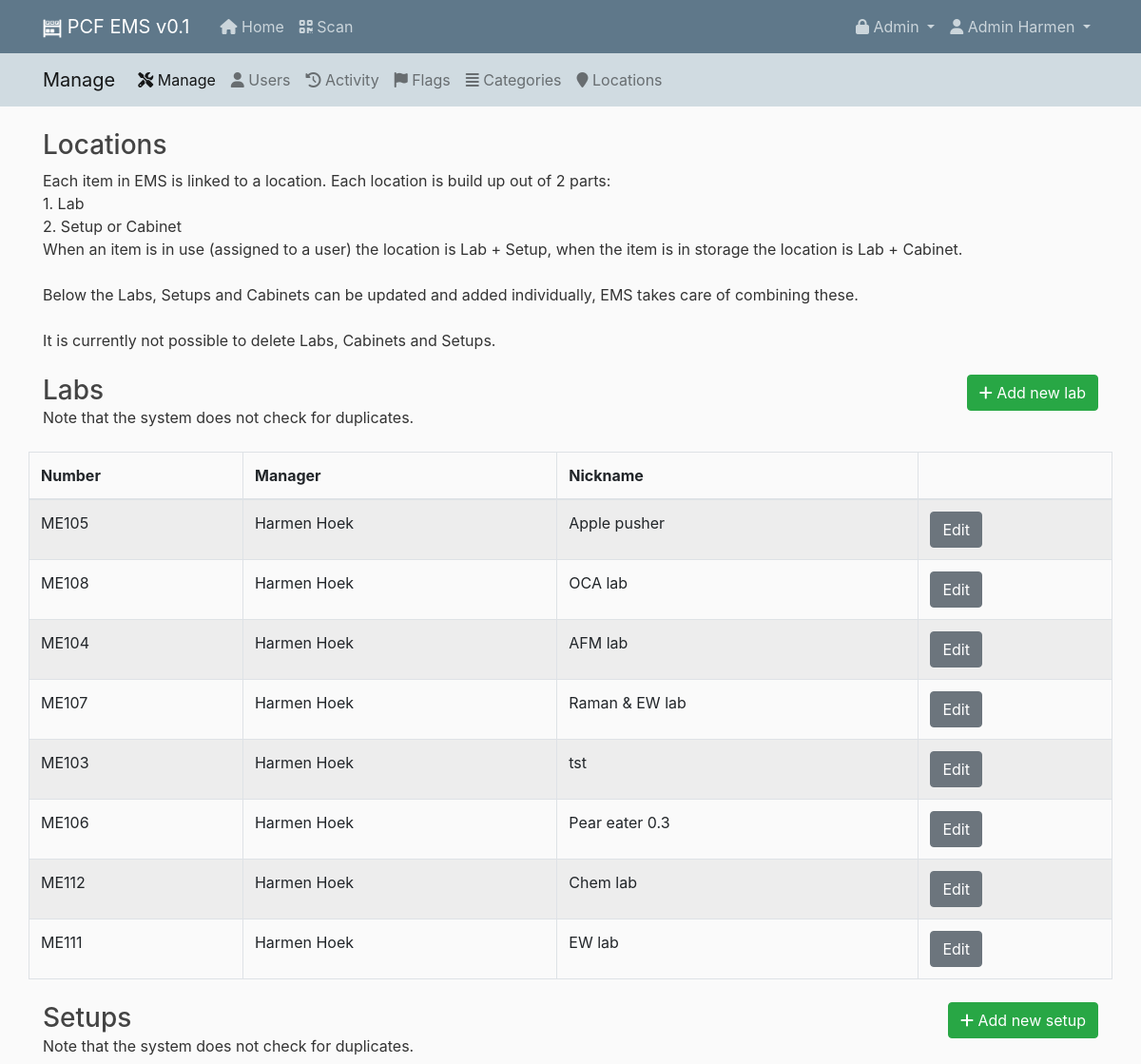
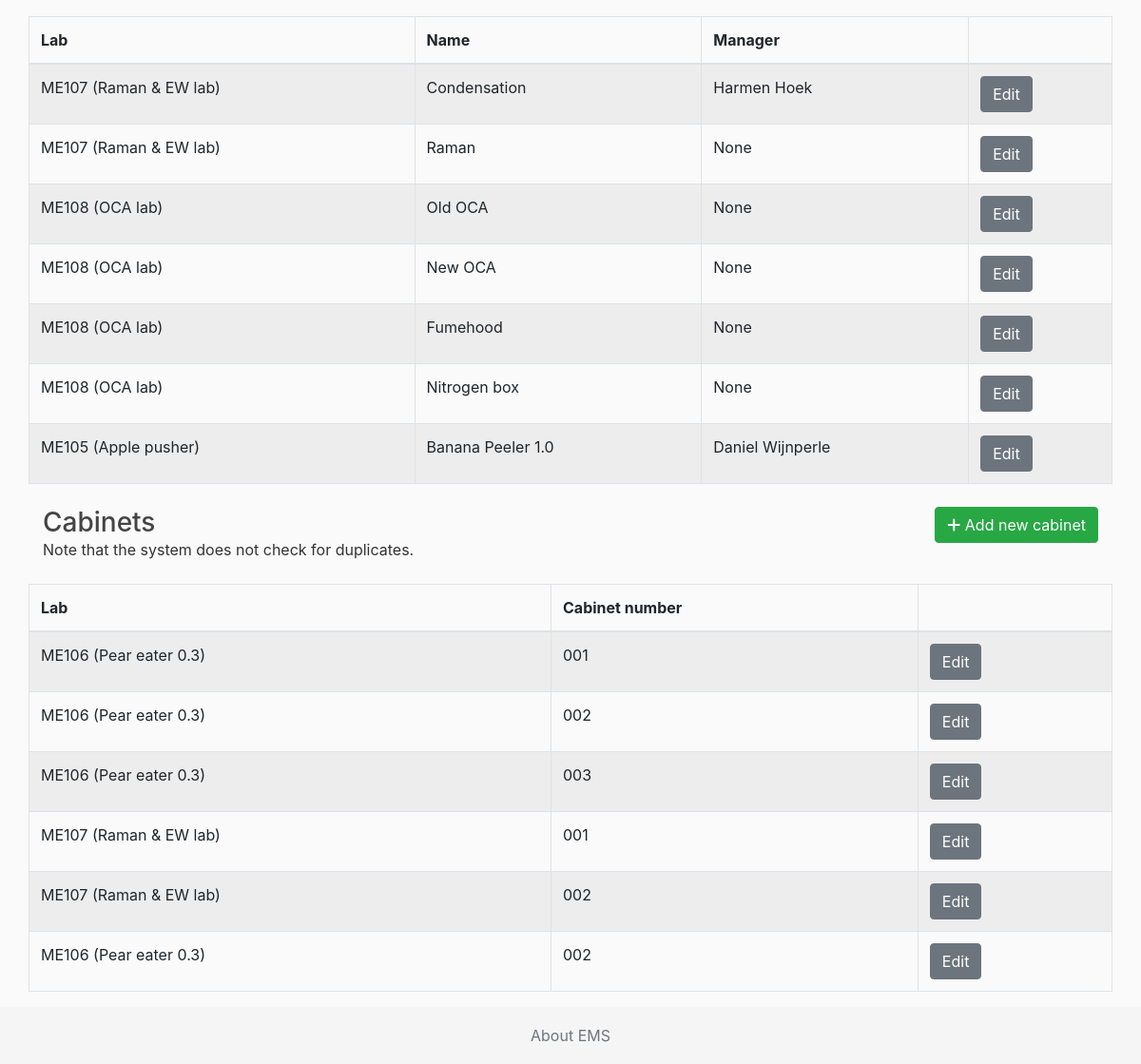
Page /manage/locations/ (signed in) on the committed database (2 pictures, top to bottom).
### ems/models.py (models this page shows, shortened)
class Lab(models.Model):
    number = models.CharField(max_length=5)
    manager = models.ForeignKey(User, on_delete=models.SET_NULL, null=True, blank=True, default=2, limit_choices_to={'is_superuser': False})
    nickname = models.CharField(max_length=20, default='', null=True, blank=True)
    history = HistoricalRecords()
    def __str__(self):
        return f"{self.number} ({self.nickname})"

class Setup(models.Model):
    lab = models.ForeignKey(Lab, on_delete=models.CASCADE)
    name = models.CharField(max_length=100)
    manager = models.ForeignKey(User, on_delete=models.SET_NULL, null=True, blank=True, default='undefined', limit_choices_to={'is_superuser': False})
    history = HistoricalRecords()

class Cabinet(models.Model):
    lab = models.ForeignKey(Lab, on_delete=models.CASCADE)
    number = models.CharField(max_length=10)
    history = HistoricalRecords()

### ems_manage/views.py (the view)
# urls.py: path('locations/', LocationsView.as_view(), name='manage-locations'),
@method_decorator(staff_member_required, name='dispatch') #only staff can add new
class LocationsView(LoginRequiredMixin, ListView):
    model = Lab
    template_name = 'ems_manage/location_list.html'
    def get_context_data(self, **kwargs): # to send extra data
        context = super().get_context_data(**kwargs)
        setups = Setup.objects.all()
        context['setups'] = setups
        cabinets = Cabinet.objects.all()
        context['cabinets'] = cabinets
        return context

### ems/models.py (called while the page is built)
def get_first_name(self):
    return f'{self.first_name} {self.last_name}'

### ems_manage/templates/ems_manage/location_list.html
{% extends "ems_manage/manage_base.html" %}
{% block content %}
<div class="row">
    <div class="col col-12">
        <div class="float-left my-2">
            <h3 class="d-inline">Locations</h3>
        </div>
    </div>
</div>
<p>
    Each item in EMS is linked to a location. Each location is build up out of 2 parts:<br>
    1. Lab <br>
    2. Setup or Cabinet <br>
    When an item is in use (assigned to a user) the location is Lab + Setup, when the item is in storage the location
    is Lab + Cabinet.<br>
    <br>
    Below the Labs, Setups and Cabinets can be updated and added individually, EMS takes care of combining these.<br>
    <br>
    It is currently not possible to delete Labs, Cabinets and Setups.
</p>
<div class="row">
    <div class="col col-12">
        <div class="float-left my-2">
            <h3 class="d-inline">Labs</h3>
            <p>Note that the system does not check for duplicates.</p>
        </div>
        <div class="float-right my-2">
            <a class="btn btn-success" href="{% url 'manage-labs-add' %}"><i class="fas fa-plus"></i> Add new lab</a>
        </div>
    </div>
</div>
<div class="row">
    <table class="table table-striped table-bordered table">
        <thead>
        <tr>
            <th data-priority="10">Number</th>
            <th data-priority="10">Manager</th>
            <th data-priority="10">Nickname</th>
            <th data-priority="10"></th>
        </tr>
        </thead>
        <tbody>
        {% for item in object_list %}
        <tr>
            <td>{{ item.number }}</td>
            <td>{{ item.manager }}</td>
            <td>{{ item.nickname }}</td>
            <td>
                <a href="{% url 'manage-labs-update' item.pk %}" class="btn btn-secondary">Edit</a>
            </td>
        </tr>
        {% endfor %}
        </tbody>
    </table>
</div>
<div class="row">
    <div class="col col-12">
        <div class="float-left my-2">
            <h3 class="d-inline">Setups</h3>
            <p>Note that the system does not check for duplicates.</p>
        </div>
        <div class="float-right my-2">
            <a class="btn btn-success" href="{% url 'manage-setups-add' %}"><i class="fas fa-plus"></i> Add new setup</a>
        </div>
    </div>
</div>
<div class="row">
    <table class="table table-striped table-bordered table">
        <thead>
        <tr>
            <th data-priority="10">Lab</th>
            <th data-priority="10">Name</th>
            <th data-priority="10">Manager</th>
            <th data-priority="10"></th>
        </tr>
        </thead>
        <tbody>
        {% for item in setups %}
        <tr>
            <td>{{ item.lab }}</td>
            <td>{{ item.name }}</td>
            <td>{{ item.manager }}</td>
            <td>
                <a href="{% url 'manage-setups-update' item.pk %}" class="btn btn-secondary">Edit</a>
            </td>
        </tr>
        {% endfor %}
        </tbody>
    </table>
</div>
<div class="row">
    <div class="col col-12">
        <div class="float-left my-2">
            <h3 class="d-inline">Cabinets</h3>
            <p>Note that the system does not check for duplicates.</p>
        </div>
        <div class="float-right my-2">
            <a class="btn btn-success" href="{% url 'manage-cabinets-add' %}"><i class="fas fa-plus"></i> Add new cabinet</a>
        </div>
    </div>
</div>
<div class="row">
    <table class="table table-striped table-bordered table">
        <thead>
        <tr>
            <th data-priority="10">Lab</th>
            <th data-priority="10">Cabinet number</th>
            <th data-priority="10"></th>
        </tr>
        </thead>
        <tbody>
        {% for item in cabinets %}
        <tr>
            <td>{{ item.lab }}</td>
            <td>{{ item.number }}</td>
            <td>
                <a href="{% url 'manage-cabinets-update' item.pk %}" class="btn btn-secondary">Edit</a>
            </td>
        </tr>
        {% endfor %}
        </tbody>
    </table>
</div>
{% endblock content %}

### ems/templates/ems/base.html (shortened to what this page needs)
{% load static %}
<!DOCTYPE html>
<html>
<head>
    {% load bootstrap4 %}
    {% bootstrap_css %}
    <link href="https://cdn.datatables.net/responsive/2.2.6/css/responsive.dataTables.min.css" rel="stylesheet">
    <link href="https://cdn.datatables.net/1.10.22/css/dataTables.bootstrap4.min.css" rel="stylesheet">
    <link rel="stylesheet" type="text/css" href="{% static 'ems/main.css' %}">
</head>
<body>
<header class="site-header">
    <nav class="navbar navbar-expand-md navbar-dark bg-steel fixed-top">
        <div class="container">
            <a class="navbar-brand mr-4" href="/">
                <img class="align-middle" style="height:1em;" src="{% static 'ems/favicon_white_192x192.png' %}" />
                PCF EMS v0.1
            </a>
            <div class="navbar-nav mr-auto">
                {% if user.is_authenticated %}
                    <a class="nav-item nav-link d-none d-md-block" href="{% url 'ems-home' %}"><i class="fas fa-home"></i> Home</a>
                    <a class="nav-item nav-link" href="{% url 'ems-scanner' %}"><i class="fas fa-qrcode"></i> Scan</a>
                {% endif %}
            </div>
            <div class="collapse navbar-collapse" id="navbarToggle">
                <div class="navbar-nav">
                    {% if user.is_staff %}
                    <li class="nav-item dropdown">
                            <a class="nav-link dropdown-toggle" href="#" id="navbarDropdown" role="button"
                               data-toggle="dropdown" aria-haspopup="true" aria-expanded="false">
                                <i class="fas fa-lock"></i> Admin
                            </a>
                        </li>
                    {% endif %}
                    {% if user.is_authenticated %}
                        <li class="nav-item dropdown">
                            <a class="nav-link dropdown-toggle" href="#" id="navbarDropdown" role="button"
                               data-toggle="dropdown" aria-haspopup="true" aria-expanded="false">
                                <i class="fas fa-user"></i> {{ user.first_name }} {{ user.last_name }}
                            </a>
                        </li>
                    {% else %}
                        <a class="nav-item nav-link" href="{% url 'login' %}">Login</a>
                    {% endif %}
                </div>
            </div>
        </div>
    </nav>
</header>
    {% block secondheader %}{% endblock secondheader %}
<main role="main" class="container">
    <div class="row">
        <div class="col-md-12">
            {% block content %}{% endblock %}
        </div>
    </div>
</main>
<footer class="footer">
    <div class="container text-center">
        <span class="text-muted"><a class="text-muted" href="{% url 'ems-about' %}">About EMS</a></span>
    </div>
</footer>
</body>
</html>

### ems/static/ems/main.css (style rules this page uses)
body { background: #fafafa; color: #333333; margin-top: 5rem; }
h1, h2, h3, h4, h5, h6 { color: #444444; }
.bg-steel { background-color: #5f788a; }
.site-header .navbar-nav .nav-link { color: #cbd5db; }
html { position: relative; min-height: 100%; }
body { margin-bottom: 60px; }
.footer { position: absolute; bottom: 0; width: 100%; height: 60px; line-height: 60px; background-color: #f5f5f5; }

### rows in the picture
Lab: number "ME105", manager "Harmen Hoek", nickname "Apple pusher"
Lab: number "ME108", manager "Harmen Hoek", nickname "OCA lab"
Lab: number "ME104", manager "Harmen Hoek", nickname "AFM lab"
Lab: number "ME107", manager "Harmen Hoek", nickname "Raman & EW lab"
Lab: number "ME103", manager "Harmen Hoek", nickname "tst"
Lab: number "ME106", manager "Harmen Hoek", nickname "Pear eater 0.3"
Lab: number "ME112", manager "Harmen Hoek", nickname "Chem lab"
Lab: number "ME111", manager "Harmen Hoek", nickname "EW lab"
Setup: lab "ME107 (Raman & EW lab)", name "Condensation", manager "Harmen Hoek"
Setup: lab "ME107 (Raman & EW lab)", name "Raman", manager "None"
Setup: lab "ME108 (OCA lab)", name "Old OCA", manager "None"
Setup: lab "ME108 (OCA lab)", name "New OCA", manager "None"
Setup: lab "ME108 (OCA lab)", name "Fumehood", manager "None"
Setup: lab "ME108 (OCA lab)", name "Nitrogen box", manager "None"
Setup: lab "ME105 (Apple pusher)", name "Banana Peeler 1.0", manager "Daniel Wijnperle"
Cabinet: lab "ME106 (Pear eater 0.3)", number "001"
Cabinet: lab "ME106 (Pear eater 0.3)", number "002"
Cabinet: lab "ME106 (Pear eater 0.3)", number "003"
Cabinet: lab "ME107 (Raman & EW lab)", number "001"
Cabinet: lab "ME107 (Raman & EW lab)", number "002"
Cabinet: lab "ME106 (Pear eater 0.3)", number "002"

### other values in the picture
{{ user.first_name }} "Admin"
{{ user.last_name }} "Harmen"
